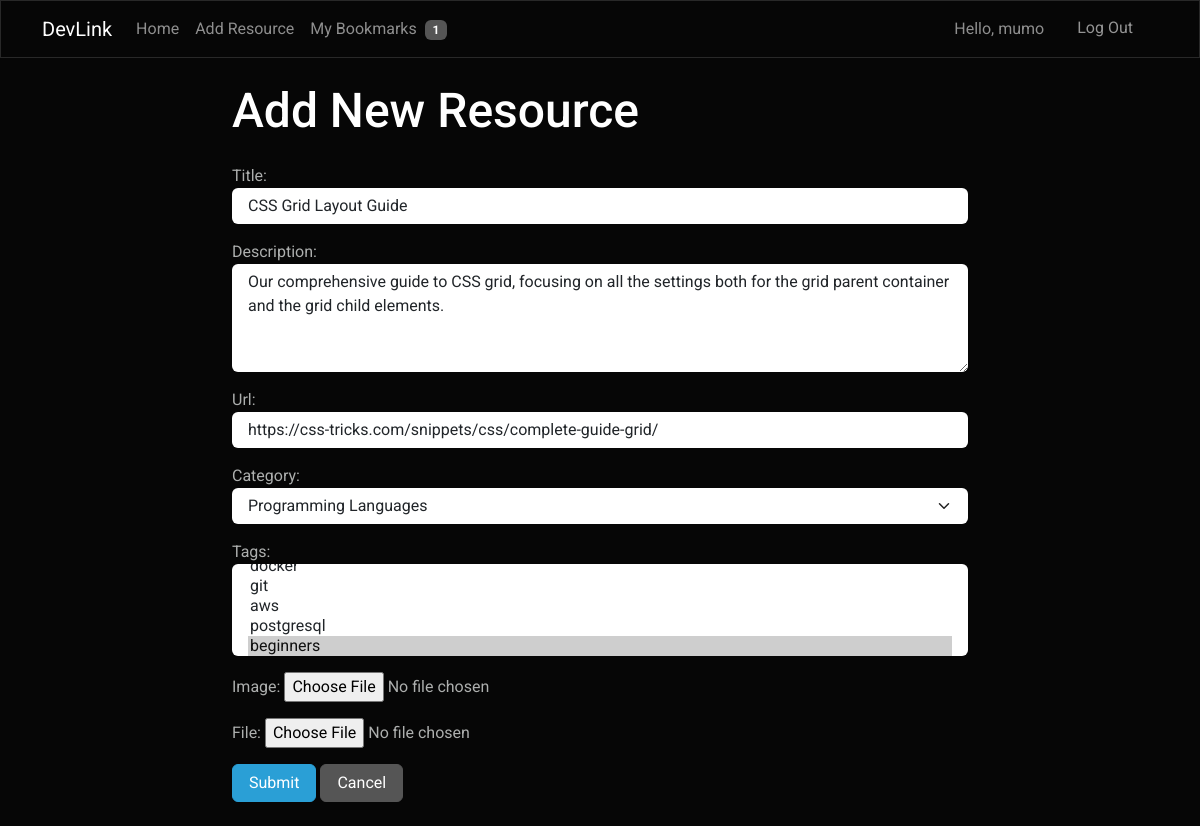
Page /resources/3/edit/ (signed in) on the committed database.
### core/models.py (models this page shows, shortened)
class Resource(models.Model):
    title = models.CharField(max_length=200)
    description = models.TextField()
    url = models.URLField()
    category = models.ForeignKey(Category, on_delete=models.SET_NULL, null=True)
    tags = models.ManyToManyField(Tag)
    author = models.ForeignKey(User, on_delete=models.CASCADE)
    created_at = models.DateTimeField(auto_now_add=True)
    updated_at = models.DateTimeField(auto_now=True)
    image = models.ImageField(upload_to='resource_images/', blank=True, null=True)
    file = models.FileField(upload_to='resources/files/', blank=True, null=True)

### core/views.py (the view)
# urls.py: path('resources/<int:pk>/edit/', ResourceUpdateView.as_view(), name='resource_edit'),
class ResourceUpdateView(LoginRequiredMixin, UserPassesTestMixin, UpdateView):
    model = Resource
    form_class = ResourceForm
    template_name = 'core/resource_form.html'
    def test_func(self):
        return self.get_object().author == self.request.user

### core/forms.py
class ResourceForm(forms.ModelForm):
    category = forms.ModelChoiceField(
        queryset=Category.objects.all(),
        widget=forms.Select(attrs={'class': 'form-select'}),
        empty_label="Select a category"
    )
    tags = forms.ModelMultipleChoiceField(
        queryset=Tag.objects.all(),
        widget=forms.SelectMultiple(attrs={'class': 'form-select'}),
        required=False
    )
    image = forms.ImageField(required=False)
    class Meta:
        model = Resource
        fields = ['title', 'description', 'url', 'category', 'tags', 'image', 'file']
        widgets = {
            'title': forms.TextInput(attrs={'class': 'form-control'}),
            'description': forms.Textarea(attrs={'class': 'form-control', 'rows': 4}),
            'url': forms.URLInput(attrs={'class': 'form-control'}),
        }

### core/models.py (called while the page is built)
    def __str__(self):
        return self.name

    def __str__(self):
        return self.name

### core/templates/core/resource_form.html (shortened to what this page needs)
{% extends 'core/base.html' %}
{% block content %}
<div class="row">
    <div class="col-md-8 mx-auto">
        <h2 class="mb-4">Add New Resource</h2>
        <form method="post" enctype="multipart/form-data">
            {% for field in form %}
            <div class="mb-3">
                {{ field.label_tag }}
                {{ field }}
            </div>
            {% endfor %}
            <button type="submit" class="btn btn-primary">Submit</button>
            <a href="{% url 'home' %}" class="btn btn-secondary">Cancel</a>
        </form>
    </div>
</div>
{% endblock %}

### core/templates/core/base.html (shortened to what this page needs)
{% load static %}
<!DOCTYPE html>
<html lang="en">
<head>
    <link rel="stylesheet" href="https://cdn.jsdelivr.net/npm/bootstrap-icons@1.8.0/font/bootstrap-icons.css">
    <link href="https://cdn.jsdelivr.net/npm/bootswatch@5.3.0/dist/cyborg/bootstrap.min.css" rel="stylesheet">
</head>
<body>
    <nav class="navbar navbar-expand-lg navbar-dark bg-dark">
        <div class="container">
            <a class="navbar-brand" href="{% url 'home' %}">DevLink</a>
            <div class="collapse navbar-collapse" id="navbarNav">
                <ul class="navbar-nav me-auto">
                    <li class="nav-item">
                        <a class="nav-link" href="{% url 'home' %}">Home</a>
                    </li>
                    {% if user.is_authenticated %}
                    <li class="nav-item">
                        <a class="nav-link" href="{% url 'resource_create' %}">Add Resource</a>
                    </li>
                    <li class="nav-item">
                        <a class="nav-link" href="{% url 'bookmark_list' %}">
                            My Bookmarks
                            <span class="badge bg-secondary ms-1">{{ user.bookmark_set.count }}</span>
                        </a>
                    </li>
                    {% endif %}
                </ul>
                <ul class="navbar-nav">
                    {% if user.is_authenticated %}
                    <li class="nav-item">
                        <span class="nav-link">Hello, {{ user.username }}</span>
                    </li>
                    <li class="nav-item">
                        <form class="nav-link" action="{% url 'logout' %}" method="post" style="display:inline;">
                            <button type="submit" class="btn btn-link" id="logout"
                                style="text-decoration: none; color: #949494;">Log Out</button>
                        </form>
                    </li>
                    {% endif %}
                </ul>
            </div>
        </div>
    </nav>
    <div class="container my-4">
        {% block content %}{% endblock %}
    </div>
</body>
</html>

### rows in the picture
Resource: form "CSS Grid Layout Guide" "Our comprehensive guide to CSS grid, focusing on all the settings both for the grid parent container and the grid child elements." "https://css-tricks.com/snippets/css/complete-guide-grid/" "Programming Languages"

### other values in the picture
{{ user.bookmark_set.count }} "1"
{{ user.username }} "mumo"
{{ field.label_tag }} "Title:" "Description:" "Url:" "Category:" "Tags:" "Image:" "File:"
